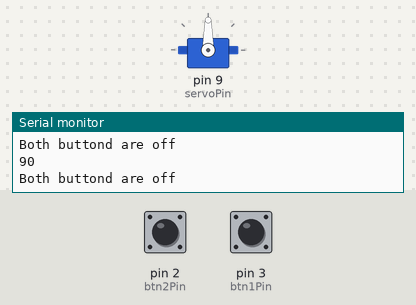
This sketch was run on a simulated Arduino Uno, built with avr-gcc and run on an emulated ATmega328P. On the bench: servo, the last lines printed to the serial monitor. The test bench sets the inputs (shaded band); at power-on: pin 2 (btn2Pin) LOW, pin 3 (btn1Pin) LOW.

Above: at 1.2 s.
1.3 s: pin 2 (btn2Pin) pulled HIGH for 0.15 s
At 1.41 s:
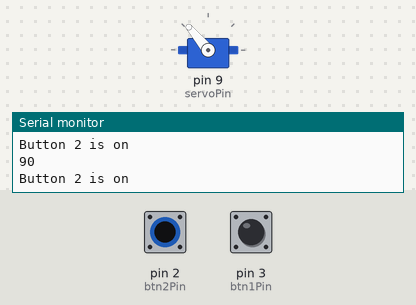
2.9 s: pin 3 (btn1Pin) pulled HIGH for 0.15 s
At 3.02 s:
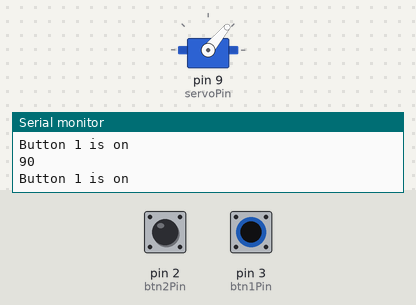
4.5 s: pin 2 (btn2Pin) pulled HIGH for 1 s
At 5.8 s:
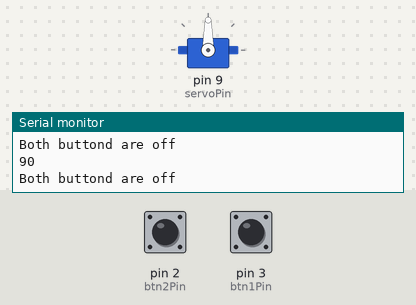
8.5 s: pin 3 (btn1Pin) pulled HIGH for 1 s
At 9.1 s:
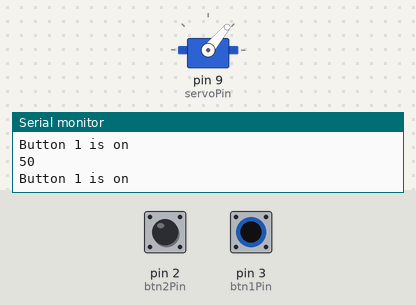
12.5 s: pin 3 (btn1Pin) pulled HIGH for 3.2 s
At 16.1 s:
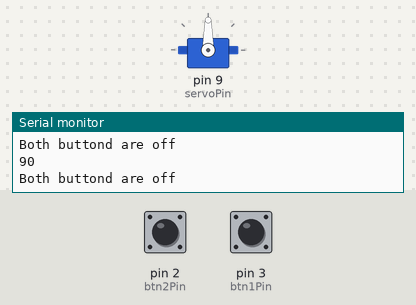
17.2 s: pin 2 (btn2Pin) pulled HIGH for 3.2 s
At 17.5 s:
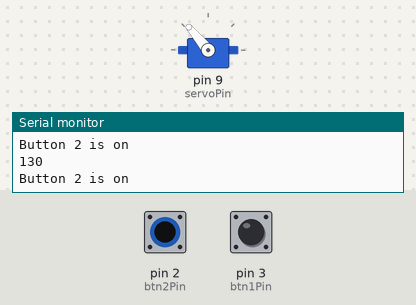
Timing chart, 0 to 21.9 s (numbered marks = the images above; inputs shaded):
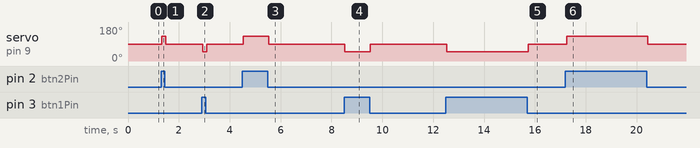

The sketch:

Portable_Servo.ino
```cpp
//Portable Button Controled Sero
//Josie Muss and Ian Novotne
//Controls a continuous servo with two different buttons.


#include <Servo.h>

Servo myServo;
//Variables
int btn1Pin = 3;
int btn2Pin = 2;
int servoPin = 9;
int btn1State;
int btn2State;
int pos = 90; // The starting position of the Servo

void setup() {
  // put your setup code here, to run once:
  Serial.begin(9600);
 myServo.attach(servoPin); //Necessary to use the servo
}

void loop() {
  // put your main code here, to run repeatedly:
 btn1State = digitalRead(btn1Pin); //Sets the button states equal to the buton pins
 btn2State = digitalRead(btn2Pin);
  if (btn1State == HIGH) { //If the button is on
    Serial.println("Button 1 is on");
    Serial.println(pos);
    myServo.write(pos = 50); //Sets the position to 50, so that the servo rotates clockwise
  }
  if (btn2State == HIGH) { //If the button is on
   Serial.println("Button 2 is on");
   Serial.println(pos);
   myServo.write(pos = 130); //Sets the position to 130, so that the servo rotates counter-clockwise
  }
  if (btn1State == LOW && btn2State == LOW) { //If BOTH buttons are off
   Serial.println("Both buttond are off");
   Serial.println(pos);
   myServo.write(pos = 90); //Sets the position to 90, so that the servo doesn't rotate
  }
}
```

Measured:
- after the input at 1.3 s, servo on pin 9 (servoPin): 90° → 130° at once, → 90° 0.16 s later
- after the input at 2.9 s, servo on pin 9 (servoPin): 90° → 50° after 0.05 s, → 90° 0.15 s later
- after the input at 4.5 s, servo on pin 9 (servoPin): 90° → 130° at once, → 90° 1.0 s later
- after the input at 8.5 s, servo on pin 9 (servoPin): 90° → 50° at once, → 90° 1.0 s later
- after the input at 12.5 s, servo on pin 9 (servoPin): 90° → 50° at once, → 90° 3.2 s later
- after the input at 17.2 s, servo on pin 9 (servoPin): 90° → 130° after 0.05 s, → 90° 3.2 s later
